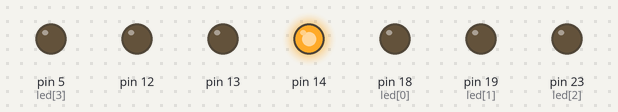
The sketch below on a simulated Arduino Mega 2560, built with avr-gcc and run on an emulated ATmega2560. Shown: output pins drawn as LEDs (lit = HIGH).

Above: at 1.5 s.
At 4.5 s:
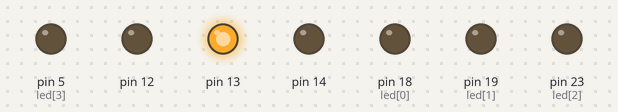
At 7.0 s:
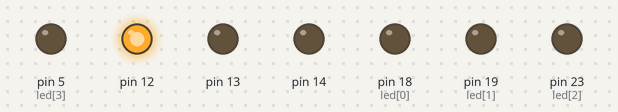
Timing chart, 0 to 10.4 s (numbered marks = the images above):
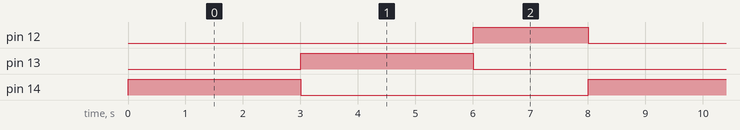

Measured:
- by itself, pin 12: alternates HIGH for 2.0 s and LOW for 6.0 s
- by itself, pin 13, pin 14: alternates HIGH for 3.0 s and LOW for 5.0 s
- by itself, everything shown: repeats every 8.0 s, in 3 steps

The sketch:

Traffic_Light.ino
```cpp
#define ledR(x) digitalWrite(14,x? HIGH:LOW)
#define ledY(x) digitalWrite(12,x? HIGH:LOW)
#define ledG(x) digitalWrite(13,x? HIGH:LOW)

int led[4]={18, 19, 23, 5};

void setup()
{ for(int i=0 ;i<=3 ;i++) pinMode(led[i],OUTPUT);
  for(int i=12;i<=14;i++) pinMode(i,OUTPUT);
}

void loop()
{ ledY(0);  ledR(1);  delay(3000);
  ledR(0);  ledG(1);  delay(3000);
  ledG(0);  ledY(1);  delay(2000);
}
```
